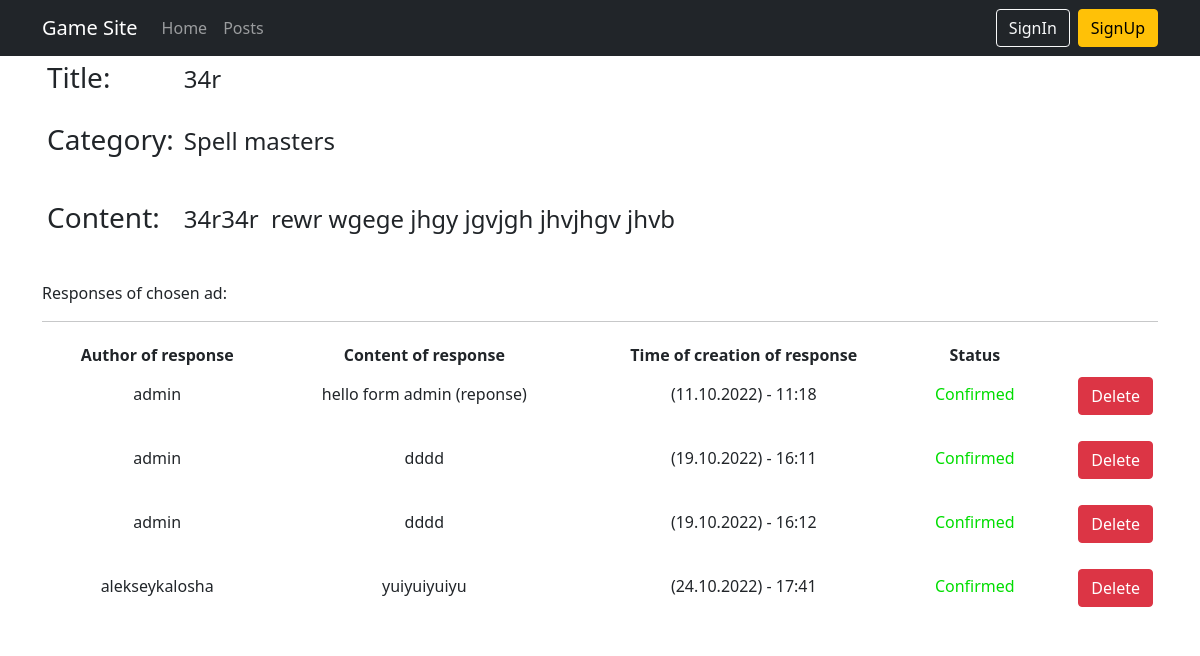
/profile/responses_for_post/8, run on the app's committed database.
### ads/models.py (models this page shows, shortened)
class Post(models.Model):
    TYPE = (
        ('tank', 'Tanks'),
        ('heal', 'Heals'),
        ('dd', 'DD'),
        ('buyers', 'Merchants'),
        ('gildmaster', 'Gildmasters'),
        ('quest', 'Quest'),
        ('smith', 'Blacksmiths'),
        ('tanner', 'Tanners'),
        ('potion', 'Potions'),
        ('spellmaster', 'Spell masters'),
    )
    author = models.ForeignKey(User, on_delete=models.CASCADE, default=None, blank=True)
    title = models.CharField(max_length=64, unique=True)
    category = models.CharField(max_length=16, choices=TYPE, default='tank')
    content = RichTextUploadingField(blank=True, null=True)

class Response(models.Model):
    author = models.ForeignKey(User, on_delete=models.CASCADE, default=None, blank=True)
    text = models.TextField()
    time_of_creation = models.DateTimeField(auto_now_add=True)
    post = models.ForeignKey(
        Post,
        on_delete=models.CASCADE,
        default=None,
        blank=True,
        related_name='response'
    )
    confirmed = models.BooleanField(default=False)

### profile/views.py (the view)
# urls.py: path('responses_for_post/<int:pk>', ResponsesForPostView.as_view(), name='response_for_post'),
class ResponsesForPostView(DetailView):
    model = Post
    template_name = 'profile/responses_for_post.html'
    def get_context_data(self, **kwargs):
        context = super().get_context_data(**kwargs)
        id = self.kwargs.get('pk')
        obj = Post.objects.get(pk=id)
        responses = Response.objects.filter(post=obj)
        context['responses'] = responses
        return context

### templates/profile/responses_for_post.html (shortened to what this page needs)
{% extends 'index.html' %}
{% load crispy_forms_tags %}
{% block content %}
<table align="left" cellpadding="20">
    <tr>
        <td>
            <h3 align="left">Title: </h3>
        </td>
        <td width="100%">
            <p align="left">
                <font size="5"> {{ post.title }} </font>
            </p>
        </td>
    </tr>
    <tr>
        <td>
            <h3 align="left">Category: </h3>
        </td>
        <td>
            <p align="left">
                <font size="5"> {{ post.get_category_display }} </font>
            </p>
        </td>
    </tr>
    <tr>
        <td>
            <h3 align="left">Content: &nbsp</h3>
        </td>
        <td align="left">
            <p align="left">
                <font size="5"> {{ post.content|safe }} </font>
            </p>
        </td>
    </tr>
</table>
{% if responses %}
<p align="left">
    <font size="3">Responses of chosen ad:</font>
</p>
<hr>
<table align="center" width="100%">
    <thead>
    <th>
        <b> Author of response </b>
    </th>
    <th>
        <b> Content of response </b>
    </th>
    <th>
        <b> Time of creation of response </b>
    </th>
    <th>
        <b> Status </b>
    </th>
    </thead>
    {% for response in responses %}
    <tr>
        <td>
            {{ response.author }}
        </td>
        <td>
            {{ response.text }}
        </td>
        <td>
            {{ response.time_of_creation|date:'(d.m.Y) - H:i' }}
        </td>
        <td>
            {% if response.confirmed %}
            <font color="00dd00">Confirmed</font>
            {% else %}
            <font color="000000">Not confirmed</font>
            {% endif %}
        </td>
        {% if response.confirmed %}
        <td>
            <p align="right">
                <button type="button" class="btn btn-danger">
                    <a href="{% url 'response_delete' response.id %}" style="color:#ffffff">Delete</a>
                </button>
                <br>
            </p>
        </td>
        {% endif %}
    </tr>
    {% endfor %}
</table>
{% else %}
<h4 align="center">
    You have no responses for this ad.
</h4>
{% endif %}
{% endblock %}

### templates/profile/responses_for_post.html (style rules this page uses)
table { width: 100%; background: white; border: 1px; }
td, th { padding: 5px; border: 1px; vertical-align: 10px; }
a { text-decoration: none; }

### data on the page
Post: title "34r", category "Spell masters"
Response: author "admin", text "hello form admin (reponse)", time_of_creation "(11.10.2022) - 11:18", confirmed "Confirmed"
Response: author "admin", text "dddd", time_of_creation "(19.10.2022) - 16:11", confirmed "Confirmed"
Response: author "admin", text "dddd", time_of_creation "(19.10.2022) - 16:12", confirmed "Confirmed"
Response: author "alekseykalosha", text "yuiyuiyuiyu", time_of_creation "(24.10.2022) - 17:41", confirmed "Confirmed"
